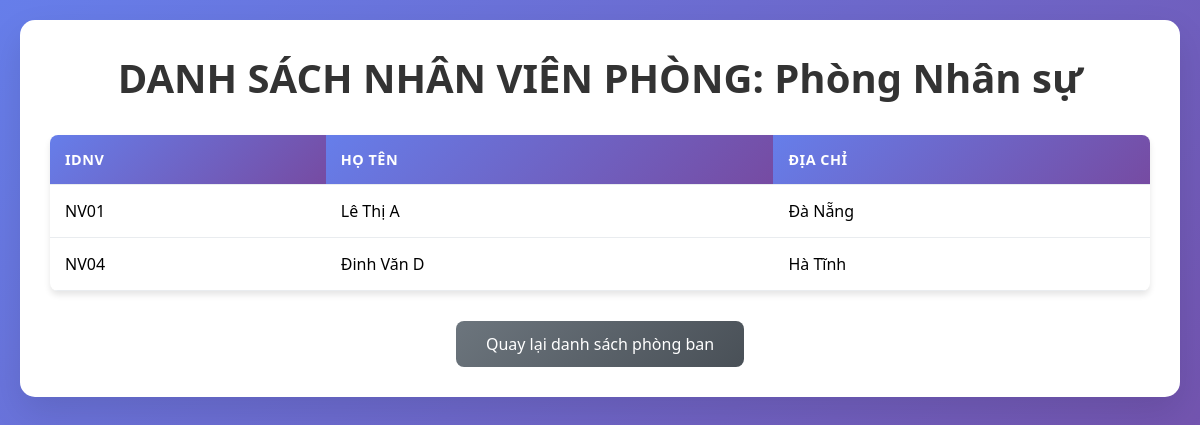
/QLNS/php/xemthongtinNVPB.php?idpb=PB01, run on the app's committed database.
### tables this page shows
CREATE TABLE `phongban` (
  `IDPB` varchar(15) NOT NULL,
  `Tenpb` varchar(100) NOT NULL,
  `Mota` varchar(255) DEFAULT NULL
);

CREATE TABLE `nhanvien` (
  `IDNV` varchar(15) NOT NULL,
  `Hoten` varchar(100) NOT NULL,
  `IDPB` varchar(15) NOT NULL,
  `Diachi` varchar(255) DEFAULT NULL
);

### QLNS/php/xemthongtinNVPB.php (the view, shortened to what this page needs)
<!DOCTYPE html>
<html lang="vi">
<head>
</head>
<body>
    <div class="container">
        <?php
        require 'config.php';
        if (isset($_GET['idpb'])) {
            $idpb = $_GET['idpb'];
            $stmt_pb = $conn->prepare("SELECT Tenpb FROM phongban WHERE IDPB = ?");
            $stmt_pb->bind_param("s", $idpb);
            $stmt_pb->execute();
            $result_pb = $stmt_pb->get_result();
            $ten_pb = "Không xác định";
            if ($result_pb->num_rows > 0) {
                $ten_pb = $result_pb->fetch_assoc()['Tenpb'];
            }
            echo "<h1>DANH SÁCH NHÂN VIÊN PHÒNG: " . htmlspecialchars($ten_pb) . "</h1>";
            $stmt_nv = $conn->prepare("SELECT * FROM nhanvien WHERE IDPB = ?");
            $stmt_nv->bind_param("s", $idpb);
            $stmt_nv->execute();
            $result_nv = $stmt_nv->get_result();
            ?>
            <table>
                <tr>
                    <th>IDNV</th>
                    <th>Họ Tên</th>
                    <th>Địa chỉ</th>
                </tr>
                <?php
                if ($result_nv->num_rows > 0) {
                    while($row = $result_nv->fetch_assoc()) {
                        echo "<tr>";
                        echo "<td>" . htmlspecialchars($row["IDNV"]) . "</td>";
                        echo "<td>" . htmlspecialchars($row["Hoten"]) . "</td>";
                        echo "<td>" . htmlspecialchars($row["Diachi"]) . "</td>";
                        echo "</tr>";
                    }
                } else {
                    echo "<tr><td colspan='3' class='no-data'>Không có nhân viên nào trong phòng ban này</td></tr>";
                }
                ?>
            </table>
            <?php
        } else {
            echo "<h1>ID Phòng Ban không hợp lệ.</h1>";
        }
        ?>
        <div class="text-center">
            <a href="xemthongtinpb.php" class="back-link">Quay lại danh sách phòng ban</a>
        </div>
    </div>
</body>
</html>

### QLNS/php/xemthongtinNVPB.php (style rules this page uses)
* { margin: 0; padding: 0; box-sizing: border-box; }
body { font-family: 'Segoe UI', Tahoma, Geneva, Verdana, sans-serif; background: linear-gradient(135deg, #667eea 0%, #764ba2 100%); min-height: 100vh; padding: 20px; }
.container { max-width: 1200px; margin: 0 auto; background: white; border-radius: 15px; padding: 30px; box-shadow: 0 15px 35px rgba(0,0,0,0.1); }
h1 { text-align: center; color: #333; margin-bottom: 30px; font-size: 2.5rem; font-weight: 600; }
table { width: 100%; border-collapse: collapse; margin-bottom: 30px; background: white; border-radius: 8px; overflow: hidden; box-shadow: 0 4px 6px rgba(0,0,0,0.1); }
th, td { padding: 15px; text-align: left; border-bottom: 1px solid #e9ecef; }
th { background: linear-gradient(135deg, #667eea 0%, #764ba2 100%); color: white; font-weight: 600; text-transform: uppercase; font-size: 0.9rem; letter-spacing: 0.5px; }
.back-link { display: inline-block; padding: 12px 30px; background: linear-gradient(135deg, #6c757d 0%, #495057 100%); color: white; text-decoration: none; border-radius: 8px; font-weight: 500; transition: all 0.3s ease; }
.text-center { text-align: center; }

### data on the page
phongban: Tenpb "Phòng Nhân sự"
nhanvien: IDNV "NV01", Hoten "Lê Thị A", Diachi "Đà Nẵng"
nhanvien: IDNV "NV04", Hoten "Đinh Văn D", Diachi "Hà Tĩnh"
